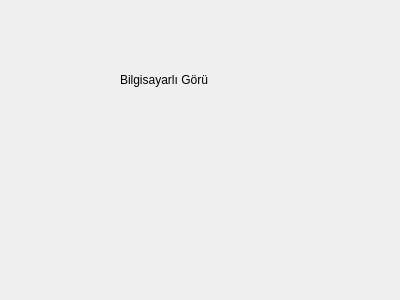
<?xml version="1.0" encoding="UTF-8"?>
<ui version="4.0">
 <class>Form</class>
 <widget class="QWidget" name="Form">
  <property name="geometry">
   <rect>
    <x>0</x>
    <y>0</y>
    <width>400</width>
    <height>300</height>
   </rect>
  </property>
  <property name="windowTitle">
   <string>Form</string>
  </property>
  <widget class="QLabel" name="label">
   <property name="geometry">
    <rect>
     <x>120</x>
     <y>70</y>
     <width>101</width>
     <height>20</height>
    </rect>
   </property>
   <property name="text">
    <string>Bilgisayarlı Görü</string>
   </property>
  </widget>
 </widget>
 <resources/>
 <connections/>
</ui>
